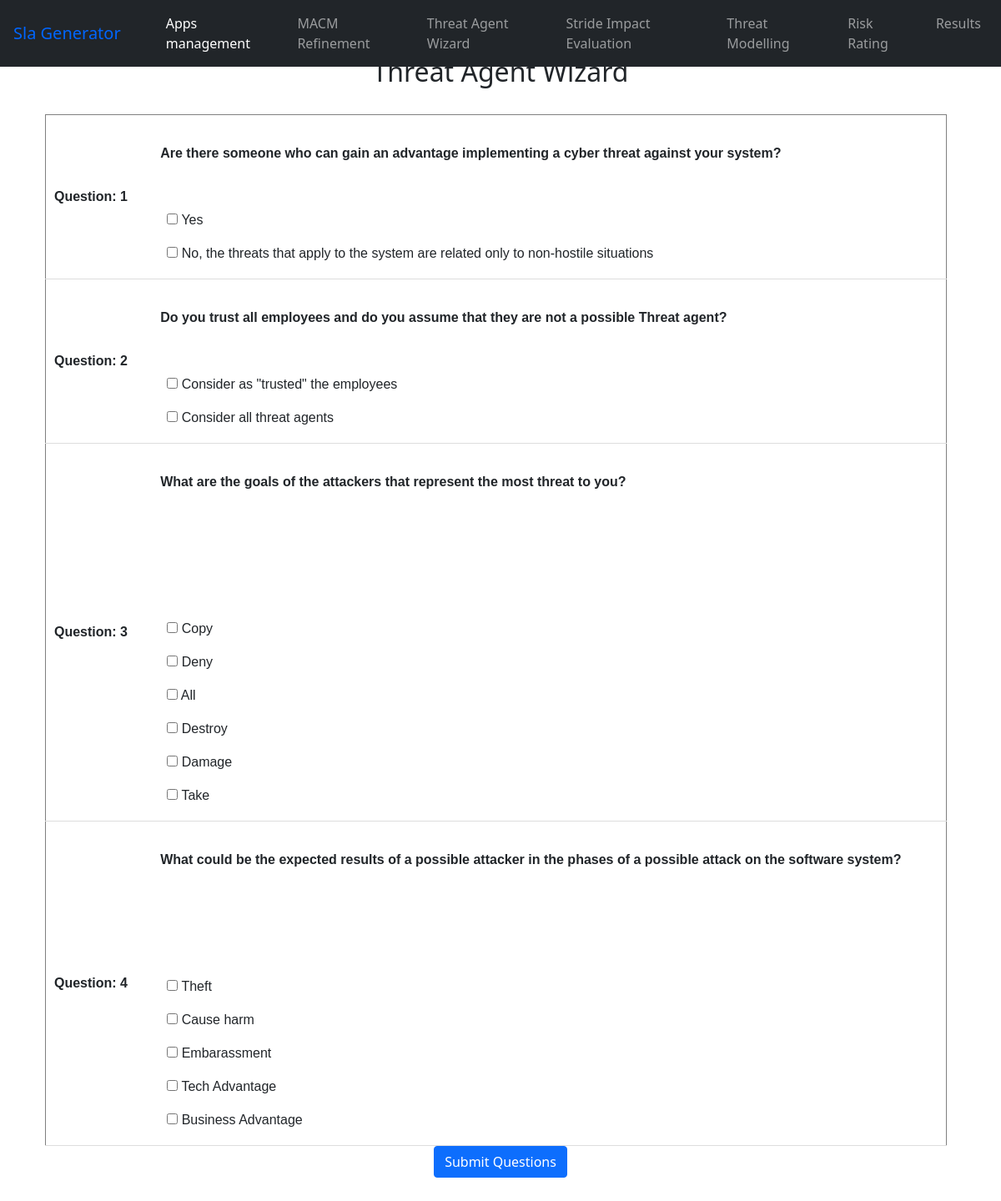
The page /threat_agent_wizard/1 on the database its author committed.
### SlaGenerator/models.py (models this page shows)
class ThreatAgentQuestion(models.Model):
    Qid= models.CharField(max_length=500,null=True)
    question = models.CharField(max_length=500)

class Reply(models.Model):
    reply = models.CharField(max_length=500)
    multiple= models.BooleanField(default=False)

### SlaGenerator/views.py (the view)
# urls.py: path('threat_agent_wizard/<int:appId>', views.threat_agent_wizard, name='threat_agent_wizard'),
def threat_agent_wizard(request,appId):
    context={}
    questions=ThreatAgentQuestion.objects.all()
    questions_replies=TAReplies_Question.objects.all()
    questions_replies_list=[]
    for question in questions:
        replies = []
        question_replies_dict = {}
        for reply in questions_replies:
            if question==reply.question:
                replies.append(reply.reply.reply)
        question_replies_dict['question']=question.question
        question_replies_dict['replies']=replies
        questions_replies_list.append(question_replies_dict)
    context['questions_replies']=questions_replies_list
    context['appId']=appId
    return render(request, 'threat_agent_wizard.html', context)

### templates/threat_agent_wizard.html (shortened to what this page needs)
{% extends 'base.html' %}
{% block content %}
<div class=container>
    <div class="panel panel-default">
        <div class="panel-heading text-center">
            <span class="lead">
            <h2>Threat Agent Wizard</h2>
                </span>
        </div>
        <br>
        <div class="panel panel-default">
            <div class="panel-body">
        <form method="POST" action="{% url 'threat_agent_generation' appId=appId %}">
                <table border="1" style="width: 99%; ">
                    {% for question_replies in questions_replies %}
                    <tr style="border-bottom: 1px solid #ddd" >
                        <td style="padding: 10px;" width="5%"><b>Question: {{ forloop.counter }}</b></td>
                        <td style="padding: 10px;" width="55%"><br><b>{{question_replies.question}}</b>
                            <br>
                        <table  style="width: 100%;">
                            {% for reply in question_replies.replies %}
                            <tr type="item">
                                <br>
                                <td>
                                    <input type="checkbox"  name="{{ reply }}">
                                    <a>{{reply}}</a>
                                </td>
                            </tr>
                            {% endfor %}
                        </table>
                        </td>
                    </tr>
                    {% endfor %}
                </table>
            </div>
        </div>
            <div style="text-align: center;">
                <button style="text-align: center;" class="btn btn-primary">Submit Questions</button>
            </div>
        <br>
        <br>
    </div>
</div>
{% endblock %}

### templates/threat_agent_wizard.html (style rules this page uses)
table { font-family: arial, sans-serif; border-collapse: collapse; width: 100%; }
td, th { text-align: left; padding: 8px; }

### rows shown on the page
ThreatAgentQuestion: question "Are there someone who can gain an advantage implementing a cyber threat against your system?"
Reply: replies "Yes"
Reply: replies "No, the threats that apply to the system are related only to non-hostile situations"
ThreatAgentQuestion: question "Do you trust all employees and do you assume that they are not a possible Threat agent?"
Reply: replies "Consider as \"trusted\" the employees"
Reply: replies "Consider all threat agents"
ThreatAgentQuestion: question "What are the goals of the attackers that represent the most threat to you?"
Reply: replies "Copy"
Reply: replies "Deny"
Reply: replies "All"
Reply: replies "Destroy"
Reply: replies "Damage"
Reply: replies "Take"
ThreatAgentQuestion: question "What could be the expected results of a possible attacker in the phases of a possible attack on the software system?"
Reply: replies "Theft"
Reply: replies "Cause harm"
Reply: replies "Embarassment"
Reply: replies "Tech Advantage"
Reply: replies "Business Advantage"
